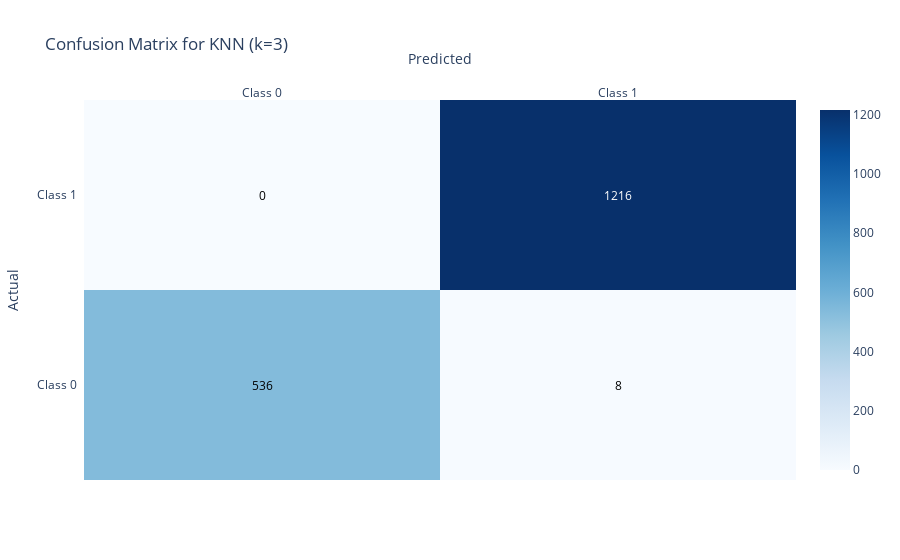

The code cell stored with this chart in its notebook:
### Code cell
from sklearn.neighbors import KNeighborsClassifier
from sklearn.metrics import classification_report, confusion_matrix, accuracy_score
import plotly.figure_factory as ff
import plotly.graph_objects as go

# Initialize and train the final KNN model with k=3
final_knn = KNeighborsClassifier(n_neighbors=3)
final_knn.fit(X_train_scaled, y_train)

# Predict on the test set
y_pred = final_knn.predict(X_test_scaled)

# Evaluate the model
accuracy = accuracy_score(y_test, y_pred)
print(f"Final Model Accuracy (k=3): {accuracy:.3f}")

# Generate a classification report
print("\nClassification Report:")
print(classification_report(y_test, y_pred))

# Confusion Matrix visualization
conf_matrix = confusion_matrix(y_test, y_pred)
labels = ['Class 0', 'Class 1']  # Adjust labels based on your actual target values

fig = ff.create_annotated_heatmap(
    z=conf_matrix,
    x=labels,
    y=labels,
    colorscale='Blues',
    showscale=True
)

fig.update_layout(
    title='Confusion Matrix for KNN (k=3)',
    xaxis_title='Predicted',
    yaxis_title='Actual'
)
fig.show()

### Figure 1 — Plotly figure (JSON) as saved in the notebook; plotly's stock layout.template omitted (floating-point values rounded to 4 significant figures)
{"data": [{"colorscale": [[0, "rgb(247,251,255)"], [0.125, "rgb(222,235,247)"], [0.25, "rgb(198,219,239)"], [0.375, "rgb(158,202,225)"], [0.5, "rgb(107,174,214)"], [0.625, "rgb(66,146,198)"], [0.75, "rgb(33,113,181)"], [0.875, "rgb(8,81,156)"], [1, "rgb(8,48,107)"]], "reversescale": false, "showscale": true, "type": "heatmap", "x": ["Class 0", "Class 1"], "y": ["Class 0", "Class 1"], "z": [[536, 8], [0, 1216]]}], "layout": {"annotations": [{"font": {"color": "#000000"}, "showarrow": false, "text": "536", "x": "Class 0", "xref": "x", "y": "Class 0", "yref": "y"}, {"font": {"color": "#000000"}, "showarrow": false, "text": "8", "x": "Class 1", "xref": "x", "y": "Class 0", "yref": "y"}, {"font": {"color": "#000000"}, "showarrow": false, "text": "0", "x": "Class 0", "xref": "x", "y": "Class 1", "yref": "y"}, {"font": {"color": "#FFFFFF"}, "showarrow": false, "text": "1216", "x": "Class 1", "xref": "x", "y": "Class 1", "yref": "y"}], "title": {"text": "Confusion Matrix for KNN (k=3)"}, "xaxis": {"dtick": 1, "gridcolor": "rgb(0, 0, 0)", "side": "top", "ticks": "", "title": {"text": "Predicted"}}, "yaxis": {"dtick": 1, "ticks": "", "ticksuffix": "  ", "title": {"text": "Actual"}}}}
